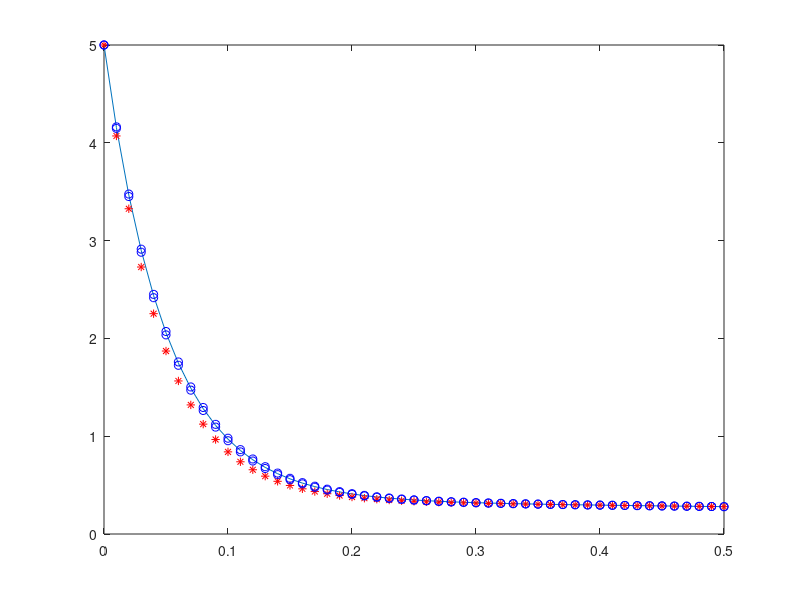

Write MATLAB code to recreate this figure.
f = @(y,t)-20*y + 7*exp(-0.5*t);
y0 = 5;
t0 = 0; t1 = 0.5;
h = 0.01;
%Chinh xac
y_chinhxac = @(t)5*exp(-20*t)+(7/19.5)*(exp(-0.5*t)-exp(-20*t));
X = t0:h:t1;
Y_cx = feval(y_chinhxac,X);
plot(X,Y_cx); hold on;
%Forward Euler
for t=t0:h:t1;
    Y = y0 + h*feval(f,y0,t);
    plot(t,y0,'r*');
    y0 = Y;
end
%Runge Kutte Bac 2
y0 = 5;
for t=t0:h:t1;
    k1 = h*feval(f,y0,t);
    k2 = h*feval(f,y0+k1,t+h);
    Y = y0 + 0.5*(k1 + k2);
    plot(t,y0,'bo');
    y0 = Y;
end
%Runge Kutte Bac 3
y0 = 5;
for t=t0:h:t1;
    k1 = h*feval(f,y0,t);
    k2 = h*feval(f,y0+0.5*k1,t+0.5*h);
    k3 = h*feval(f,y0+0.5*k1,t+h);
    Y = y0 + (k1 + 4*k2 + k3)/6;
    plot(t,y0,'bo');
    y0 = Y;
end
